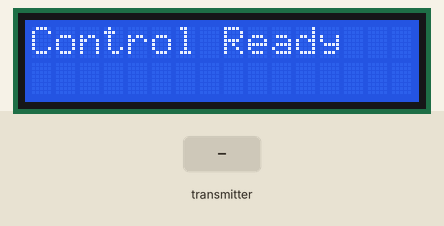
Simulated run of this sketch. Board: ESP32. Parts: 16×2 character LCD. Inputs (shaded band) come from the test bench. What the sketch prints to the serial monitor is not drawn.

Above: at 2.1 s.
5.3 s: the transmitter starts sending temperature = 0
At 6.2 s:
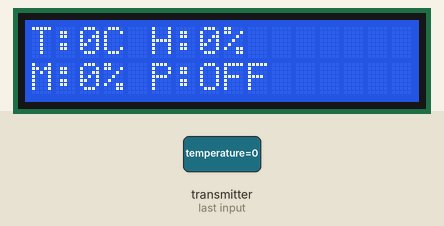
6.8 s: the transmitter starts sending temperature = 25
At 7.6 s:
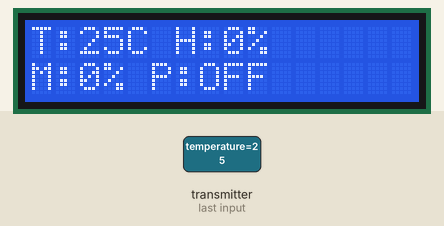
8.3 s: the transmitter starts sending humidity = 25
At 9.5 s:
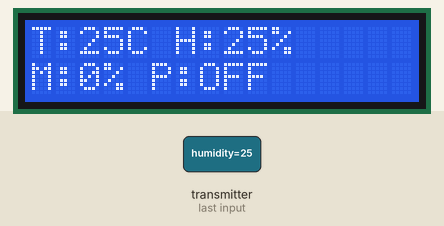
9.8 s: the transmitter starts sending moisturePercent = 25
At 10.9 s:
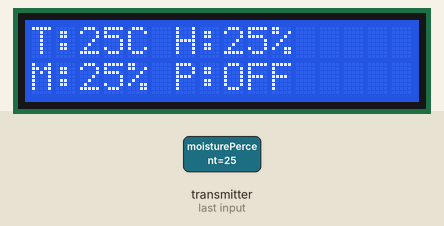
11.3 s: the transmitter starts sending humidity = 0
At 12.1 s:
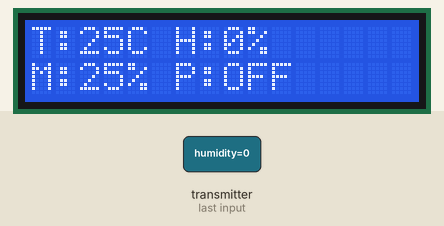
12.8 s: the transmitter starts sending moisturePercent = 50
At 13.2 s:
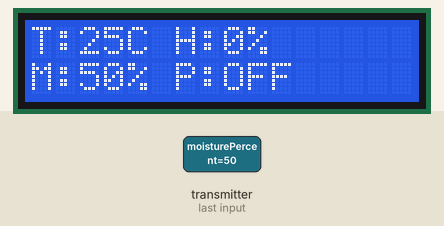
Timing chart, 0 to 15.3 s (numbered marks = the images above; inputs shaded):
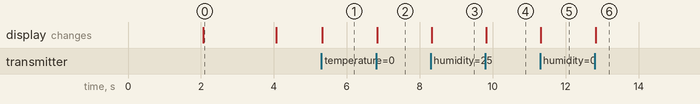

The sketch:

ControlUnit.ino
```cpp
#include <WiFi.h>
#include <esp_now.h>
#include <LiquidCrystal.h>

// LCD pins: RS, E, D4, D5, D6, D7
LiquidCrystal lcd(13, 12, 14, 27, 26, 25);

// MAC addresses of remote devices
uint8_t sensorMac[6] = {0x20, 0x43, 0xA8, 0x64, 0xF9, 0x64};
uint8_t pumpMac[6]   = {0x3C, 0x8A, 0x1F, 0x5E, 0x8D, 0x50};

// Data structures for communication
struct SensorData {
  float temperature;
  float humidity;
  int moisturePercent;
};

struct PumpCommand {
  bool pumpOn;
};

struct PumpStatus {
  bool pumpStatus;
};

// Last received sensor values
float lastTemperature = 0;
float lastHumidity = 0;
int lastMoisturePercent = 0;

// Pump control flags and timing
bool pumpIsOn = false;
bool pumpCommandActive = false;
bool sensorDataReceived = false;
bool pumpTurnedOnManually = false;

const float TEMP_THRESHOLD = 18.0f;          // °C threshold to start pump
const int MOISTURE_THRESHOLD = 40;           // % soil dryness threshold
const unsigned long PUMP_ON_TIME_MS = 60 * 1000;         // Pump ON duration (1 minute)
const unsigned long PUMP_CHECK_INTERVAL_MS = 10 * 60 * 1000;  // Check interval (10 minutes)

unsigned long lastPumpCheckTime = 0;
unsigned long pumpStartTime = 0;

// Helper: Print MAC address to Serial in human-readable form
void printMac(const uint8_t* mac) {
  for (int i = 0; i < 6; i++) {
    Serial.printf("%02X", mac[i]);
    if (i < 5) Serial.print(":");
  }
}

// Update the LCD with current sensor and pump states
void updateLCD() {
  lcd.clear();
  lcd.setCursor(0, 0);
  lcd.printf("T:%dC H:%d%%", (int)lastTemperature, (int)lastHumidity);

  lcd.setCursor(0, 1);
  lcd.printf("M:%d%% P:%s", lastMoisturePercent, pumpIsOn ? "ON " : "OFF");
}

// Sends a pump command to turn pump ON or OFF
// isManual indicates whether the command came from manual serial input or auto logic
void sendPumpCommand(bool turnOn, bool isManual = false) {
  PumpCommand cmd = { turnOn };
  esp_now_send(pumpMac, (uint8_t*)&cmd, sizeof(cmd));
  pumpCommandActive = turnOn;

  pumpTurnedOnManually = turnOn && isManual;

  Serial.printf("Sent pump command: %s (%s)\n", turnOn ? "ON" : "OFF", isManual ? "manual" : "auto");
}

// ESP-NOW callback: Handles incoming data packets
void onDataReceived(const esp_now_recv_info_t* info, const uint8_t* data, int length) {
  const uint8_t* senderMac = info->src_addr;

  if (length == sizeof(SensorData)) {
    SensorData sensor;
    memcpy(&sensor, data, sizeof(sensor));

    lastTemperature = sensor.temperature;
    lastHumidity = sensor.humidity;
    lastMoisturePercent = sensor.moisturePercent;
    sensorDataReceived = true;

    Serial.print("Sensor data from ");
    printMac(senderMac);
    Serial.printf(" - Temp: %.1fC Humidity: %.1f%% Moisture: %d%%\n",
                  sensor.temperature, sensor.humidity, sensor.moisturePercent);

    // Auto-activate pump on startup if conditions met
    if (!pumpCommandActive &&
        lastTemperature > TEMP_THRESHOLD &&
        lastMoisturePercent < MOISTURE_THRESHOLD) {

      sendPumpCommand(true, false);
      pumpStartTime = millis();
      lastPumpCheckTime = millis();

      Serial.println("Auto: Pump turned ON (startup condition)");
    }

  } else if (length == sizeof(PumpStatus)) {
    PumpStatus status;
    memcpy(&status, data, sizeof(status));
    pumpIsOn = status.pumpStatus;

    Serial.print("Pump status from ");
    printMac(senderMac);
    Serial.println(pumpIsOn ? "ON" : "OFF");
  }

  updateLCD();
}

// Handles manual pump control commands from Serial input
void handleSerialCommands() {
  if (!Serial.available()) return;

  String cmd = Serial.readStringUntil('\n');
  cmd.trim();

  if (cmd.equalsIgnoreCase("on")) {
    sendPumpCommand(true, true);
    pumpStartTime = millis();
  }
  else if (cmd.equalsIgnoreCase("off")) {
    sendPumpCommand(false, true);
    pumpTurnedOnManually = false; // manual OFF disables manual mode
  }
  else {
    Serial.println("Unknown command. Use 'on' or 'off'.");
  }
}

// Checks sensor data and activates pump automatically if conditions met
void checkAutoPumpActivation(unsigned long now) {
  if (!sensorDataReceived || pumpCommandActive) return;

  if (now - lastPumpCheckTime >= PUMP_CHECK_INTERVAL_MS) {
    lastPumpCheckTime = now;

    if (lastTemperature > TEMP_THRESHOLD &&
        lastMoisturePercent < MOISTURE_THRESHOLD) {
      sendPumpCommand(true, false);
      pumpStartTime = now;
      Serial.println("Auto: Pump turned ON");
    }
  }
}

// Turns pump off after predefined duration if it was auto activated
void checkAutoPumpDeactivation(unsigned long now) {
  if (!pumpCommandActive) return;

  // Only auto-turn off if pump was auto-activated
  if (!pumpTurnedOnManually && (now - pumpStartTime >= PUMP_ON_TIME_MS)) {
    sendPumpCommand(false, false);
    Serial.println("Auto: Pump turned OFF (timeout elapsed)");
  }
}

void setup() {
  Serial.begin(115200);

  lcd.begin(16, 2);
  lcd.print("Starting...");
  delay(2000);
  lcd.clear();

  WiFi.mode(WIFI_STA);
  WiFi.setChannel(1); // Must match sensor channel

  if (esp_now_init() != ESP_OK) {
    Serial.println("ESP-NOW init failed");
    lcd.print("ESP-NOW failed");
    return;
  }

  esp_now_register_recv_cb(onDataReceived);

  esp_now_peer_info_t peer = {};
  peer.channel = 1;
  peer.encrypt = false;

  // Add sensor peer
  memcpy(peer.peer_addr, sensorMac, 6);
  esp_now_add_peer(&peer);

  // Add pump peer
  memcpy(peer.peer_addr, pumpMac, 6);
  esp_now_add_peer(&peer);

  Serial.println("Ready. Use 'on' or 'off' commands to control pump.");
  lcd.print("Control Ready");
  delay(2000);
  lcd.clear();
}

void loop() {
  unsigned long now = millis();

  handleSerialCommands();
  checkAutoPumpActivation(now);
  checkAutoPumpDeactivation(now);
}
```

Measured:
- after the input at 5.3 s, the display: changes at once (image 1)
- after the input at 6.8 s, the display: changes at once (image 2)
- after the input at 8.3 s, the display: changes at once (image 3)
- after the input at 9.8 s, the display: changes at once (image 4)
- after the input at 11.3 s, the display: changes at once (image 5)
- after the input at 12.8 s, the display: changes at once (image 6)
- what the display in image 0 shows lasts 2.0 s, from 2.1 s to 4.1 s
